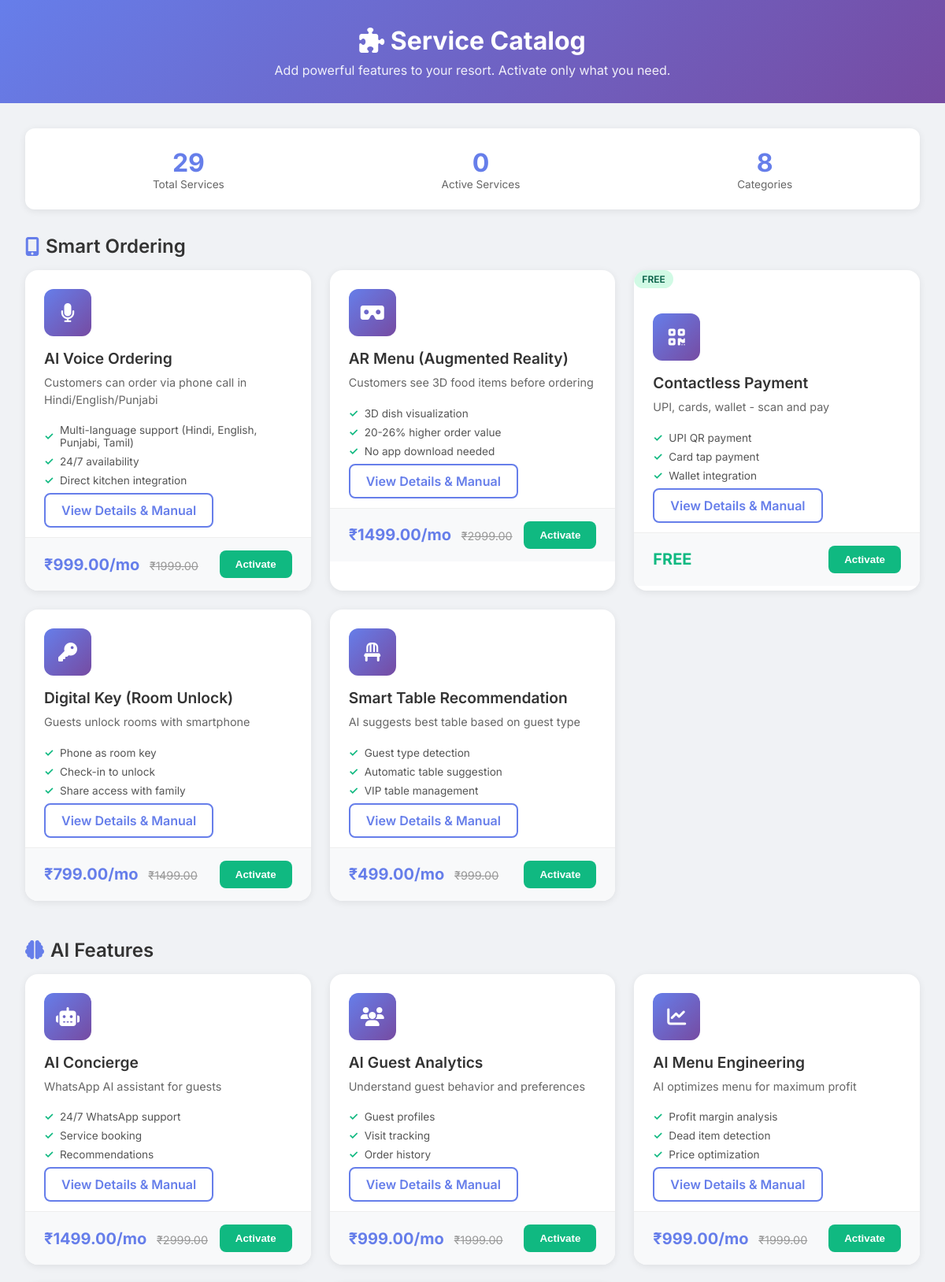
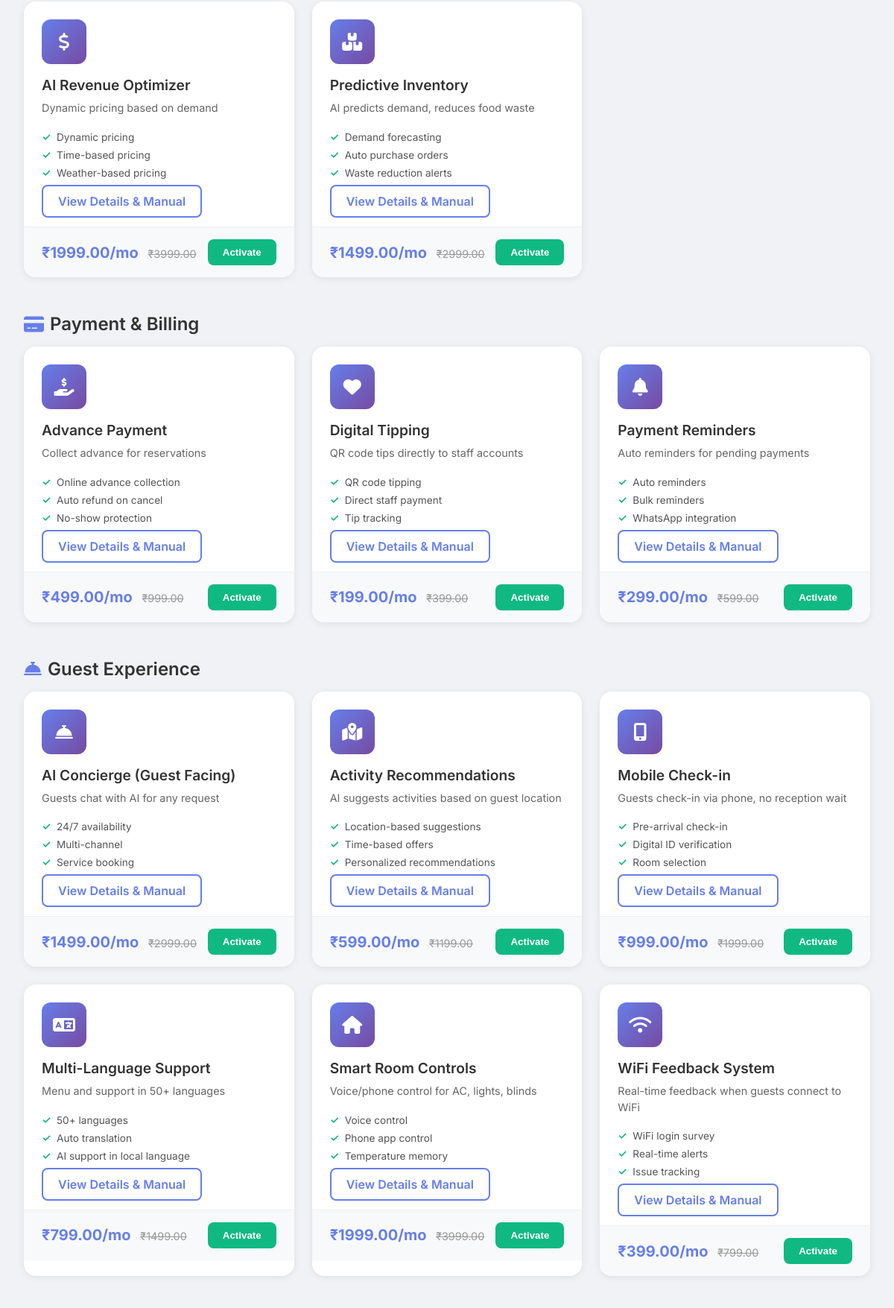
Screenshot of /services/ (signed in, upper part) with the database file from the repository (2 pictures, top to bottom).
### services/models.py (models this page shows, shortened)
class ServiceCategory(models.Model):
    name = models.CharField(max_length=100)
    icon = models.CharField(max_length=50, default='fas fa-cog')
    description = models.TextField(blank=True)
    order = models.IntegerField(default=0)
    is_active = models.BooleanField(default=True)
    class Meta:
        ordering = ['order', 'name']

class Service(models.Model):
    PRICE_TYPE_CHOICES = [
        ('free', 'Free'),
        ('one_time', 'One-Time'),
        ('monthly', 'Monthly'),
        ('per_order', 'Per Order'),
    ]
    category = models.ForeignKey(ServiceCategory, on_delete=models.CASCADE, related_name='services')
    name = models.CharField(max_length=200)
    slug = models.SlugField(unique=True, max_length=100)
    short_description = models.CharField(max_length=300)
    full_description = models.TextField()
    icon = models.CharField(max_length=50, default='fas fa-star')
    price_type = models.CharField(max_length=20, choices=PRICE_TYPE_CHOICES, default='free')
    price = models.DecimalField(max_digits=10, decimal_places=2, default=0)
    original_price = models.DecimalField(max_digits=10, decimal_places=2, default=0, help_text="Original price for showing discount")
    features = models.JSONField(default=list, help_text='JSON list of features')
    manual_title = models.CharField(max_length=200, blank=True)
    manual_content = models.TextField(blank=True, help_text='How to use this service')
    setup_guide_url = models.URLField(blank=True, help_text='Video tutorial URL')
    is_active = models.BooleanField(default=True)
    is_popular = models.BooleanField(default=False)
    is_beta = models.BooleanField(default=False)
    order = models.IntegerField(default=0)
    requires_whatsapp = models.BooleanField(default=False)
    requires_razorpay = models.BooleanField(default=False)
    requires_staff = models.BooleanField(default=False)
    class Meta:
        ordering = ['category', 'order', 'name']
    def get_price_display(self):
        if self.price_type == 'free':
            return 'FREE'
        elif self.price_type == 'monthly':
            return f'₹{self.price}/mo'
        elif self.price_type == 'one_time':
            return f'₹{self.price}'
        elif self.price_type == 'per_order':
            return f'₹{self.price}/order'
        return str(self.price)

### services/views.py (the view)
# urls.py: path('', views.service_catalog, name='service_catalog'),
@login_required
def service_catalog(request):
    tenant = getattr(request, 'tenant', None)
    categories = ServiceCategory.objects.filter(is_active=True)
    services = Service.objects.filter(is_active=True)
    activated_ids = TenantService.objects.filter(
        tenant=tenant,
        status='active'
    ).values_list('service_id', flat=True)
    context = {
        'categories': categories,
        'services': services,
        'activated_ids': list(activated_ids),
        'tenant': tenant,
    }
    return render(request, 'services/catalog.html', context)

### tenants/context_processors.py (called while the page is built)
def tenant_context(request):
    return {
        'tenant': getattr(request, 'tenant', None),
        'tenant_slug': getattr(request, 'tenant_slug', None),
        'brand_name': getattr(settings, 'BRAND_NAME', 'MecGuraServe'),
        'brand_domain': getattr(settings, 'BRAND_DOMAIN', 'mecguraserve.com'),
        'brand_tagline': getattr(settings, 'BRAND_TAGLINE', 'Scan. Order. Serve.'),
    }

### templates/services/catalog.html (shortened to what this page needs)
{% load static %}
<!DOCTYPE html>
<html lang="en">
<head>
    <link rel="stylesheet" href="https://cdnjs.cloudflare.com/ajax/libs/font-awesome/6.4.0/css/all.min.css">
</head>
<body>
    <div class="header">
        <h1><i class="fas fa-puzzle-piece"></i> Service Catalog</h1>
        <p>Add powerful features to your resort. Activate only what you need.</p>
    </div>
    <div class="container">
        <div class="summary-bar">
            <div class="summary-item">
                <div class="summary-number">{{ services.count }}</div>
                <div class="summary-label">Total Services</div>
            </div>
            <div class="summary-item">
                <div class="summary-number">{{ activated_ids|length }}</div>
                <div class="summary-label">Active Services</div>
            </div>
            <div class="summary-item">
                <div class="summary-number">{{ categories.count }}</div>
                <div class="summary-label">Categories</div>
            </div>
        </div>
        {% for category in categories %}
        <div class="category-section">
            <h2 class="category-title">
                <i class="{{ category.icon }}"></i> {{ category.name }}
            </h2>
            <div class="services-grid">
                {% for service in services %}
                {% if service.category == category %}
                <div class="service-card {% if service.id in activated_ids %}active{% endif %}">
                    {% if service.price_type == 'free' %}
                    <span class="badge badge-free">FREE</span>
                    {% endif %}
                    <div class="service-icon">
                        <i class="{{ service.icon }}"></i>
                    </div>
                    <div class="service-content">
                        <h3 class="service-name">{{ service.name }}</h3>
                        <p class="service-desc">{{ service.short_description }}</p>
                        <ul class="service-features">
                            {% for feature in service.features|slice:":3" %}
                            <li>{{ feature }}</li>
                            {% endfor %}
                        </ul>
                        <a href="{% url 'service_detail' service.slug %}" class="btn btn-outline" style="width: 100%; text-align: center;">
                            View Details & Manual
                        </a>
                    </div>
                    <div class="service-pricing">
                        <div class="price {% if service.price_type == 'free' %}free{% endif %}">
                            {{ service.get_price_display }}
                            {% if service.original_price > service.price %}
                            <span class="original">₹{{ service.original_price }}</span>
                            {% endif %}
                        </div>
                        {% if service.id in activated_ids %}
                        <form method="post" action="{% url 'deactivate_service' service.slug %}">
                            {% csrf_token %}
                            <button type="submit" class="btn btn-danger btn-sm">Deactivate</button>
                        </form>
                        {% else %}
                        <form method="post" action="{% url 'activate_service' service.slug %}">
                            <button type="submit" class="btn btn-success btn-sm">Activate</button>
                        </form>
                        {% endif %}
                    </div>
                </div>
                {% endif %}
                {% endfor %}
            </div>
        </div>
        {% endfor %}
    </div>
</body>
</html>

### templates/services/catalog.html (style rules this page uses)
* { margin: 0; padding: 0; box-sizing: border-box; }
body { font-family: 'Inter', sans-serif; background: #f0f2f5; }
.header { background: linear-gradient(135deg, #667eea 0%, #764ba2 100%); color: white; padding: 2rem; text-align: center; }
.header h1 { font-size: 2rem; margin-bottom: 0.5rem; }
.header p { opacity: 0.9; }
.container { max-width: 1200px; margin: 0 auto; padding: 2rem; }
.category-section { margin-bottom: 3rem; }
.category-title { font-size: 1.5rem; font-weight: 600; color: #333; margin-bottom: 1rem; display: flex; align-items: center; gap: 0.5rem; }
.category-title i { color: #667eea; }
.services-grid { display: grid; grid-template-columns: repeat(auto-fill, minmax(350px, 1fr)); gap: 1.5rem; }
.service-card { background: white; border-radius: 16px; overflow: hidden; box-shadow: 0 2px 10px rgba(0,0,0,0.08); transition: all 0.3s; position: relative; }
.service-icon { width: 60px; height: 60px; border-radius: 12px; background: linear-gradient(135deg, #667eea 0%, #764ba2 100%); display: flex; align-items: center; justify-content: center; font-size: 1.5rem; color: white; margin: 1.5rem 1.5rem 1rem; }
.service-content { padding: 0 1.5rem 1.5rem; }
.service-name { font-size: 1.2rem; font-weight: 600; color: #333; margin-bottom: 0.5rem; }
.service-desc { color: #666; font-size: 0.9rem; line-height: 1.5; margin-bottom: 1rem; }
.service-features { margin-bottom: 1rem; }
.service-features li { list-style: none; padding: 4px 0; color: #555; font-size: 0.85rem; display: flex; align-items: center; gap: 8px; }
.service-features li::before { content: '✓'; color: #10b981; font-weight: bold; }
.service-pricing { display: flex; justify-content: space-between; align-items: center; padding: 1rem 1.5rem; background: #f8f9fa; border-top: 1px solid #eee; }
.price { font-size: 1.25rem; font-weight: 700; color: #667eea; }
.price .original { text-decoration: line-through; color: #999; font-size: 0.9rem; font-weight: 400; margin-left: 8px; }
.price.free { color: #10b981; }
.btn { padding: 10px 20px; border-radius: 8px; font-weight: 600; text-decoration: none; transition: all 0.2s; border: none; cursor: pointer; }
.btn-success { background: #10b981; color: white; }
.btn-outline { background: transparent; border: 2px solid #667eea; color: #667eea; }
.badge { display: inline-block; padding: 4px 10px; border-radius: 12px; font-size: 0.75rem; font-weight: 600; margin-bottom: 0.5rem; }
.badge-free { background: #d1fae5; color: #065f46; }
.summary-bar { background: white; border-radius: 12px; padding: 1.5rem; margin-bottom: 2rem; display: flex; justify-content: space-around; box-shadow: 0 2px 10px rgba(0,0,0,0.08); }
.summary-item { text-align: center; }
.summary-number { font-size: 2rem; font-weight: 700; color: #667eea; }
.summary-label { color: #666; font-size: 0.85rem; }

### rows the page displays
ServiceCategory: name "Smart Ordering"
Service: name "AI Voice Ordering", short_description "Customers can order via phone call in Hindi/English/Punjabi", features "Multi-language support (Hindi, English, Punjabi, Tamil)" "24/7 availability" "Direct kitchen integration", price "₹999.00/mo", original_price "1999.00", shows "Activate"
Service: name "AR Menu (Augmented Reality)", short_description "Customers see 3D food items before ordering", features "3D dish visualization" "20-26% higher order value" "No app download needed", price "₹1499.00/mo", original_price "2999.00", shows "Activate"
Service: shows "FREE", name "Contactless Payment", short_description "UPI, cards, wallet - scan and pay", features "UPI QR payment" "Card tap payment" "Wallet integration", price "FREE", shows "Activate"
Service: name "Digital Key (Room Unlock)", short_description "Guests unlock rooms with smartphone", features "Phone as room key" "Check-in to unlock" "Share access with family", price "₹799.00/mo", original_price "1499.00", shows "Activate"
Service: name "Smart Table Recommendation", short_description "AI suggests best table based on guest type", features "Guest type detection" "Automatic table suggestion" "VIP table management", price "₹499.00/mo", original_price "999.00", shows "Activate"
ServiceCategory: name "AI Features"
Service: name "AI Concierge", short_description "WhatsApp AI assistant for guests", features "24/7 WhatsApp support" "Service booking" "Recommendations", price "₹1499.00/mo", original_price "2999.00", shows "Activate"
Service: name "AI Guest Analytics", short_description "Understand guest behavior and preferences", features "Guest profiles" "Visit tracking" "Order history", price "₹999.00/mo", original_price "1999.00", shows "Activate"
Service: name "AI Menu Engineering", short_description "AI optimizes menu for maximum profit", features "Profit margin analysis" "Dead item detection" "Price optimization", price "₹999.00/mo", original_price "1999.00", shows "Activate"
Service: name "AI Revenue Optimizer", short_description "Dynamic pricing based on demand", features "Dynamic pricing" "Time-based pricing" "Weather-based pricing", price "₹1999.00/mo", original_price "3999.00", shows "Activate"
Service: name "Predictive Inventory", short_description "AI predicts demand, reduces food waste", features "Demand forecasting" "Auto purchase orders" "Waste reduction alerts", price "₹1499.00/mo", original_price "2999.00", shows "Activate"
ServiceCategory: name "Payment & Billing"
Service: name "Advance Payment", short_description "Collect advance for reservations", features "Online advance collection" "Auto refund on cancel" "No-show protection", price "₹499.00/mo", original_price "999.00", shows "Activate"
Service: name "Digital Tipping", short_description "QR code tips directly to staff accounts", features "QR code tipping" "Direct staff payment" "Tip tracking", price "₹199.00/mo", original_price "399.00", shows "Activate"
Service: name "Payment Reminders", short_description "Auto reminders for pending payments", features "Auto reminders" "Bulk reminders" "WhatsApp integration", price "₹299.00/mo", original_price "599.00", shows "Activate"
ServiceCategory: name "Guest Experience"
Service: name "AI Concierge (Guest Facing)", short_description "Guests chat with AI for any request", features "24/7 availability" "Multi-channel" "Service booking", price "₹1499.00/mo", original_price "2999.00", shows "Activate"
Service: name "Activity Recommendations", short_description "AI suggests activities based on guest location", features "Location-based suggestions" "Time-based offers" "Personalized recommendations", price "₹599.00/mo", original_price "1199.00", shows "Activate"
Service: name "Mobile Check-in", short_description "Guests check-in via phone, no reception wait", features "Pre-arrival check-in" "Digital ID verification" "Room selection", price "₹999.00/mo", original_price "1999.00", shows "Activate"
Service: name "Multi-Language Support", short_description "Menu and support in 50+ languages", features "50+ languages" "Auto translation" "AI support in local language", price "₹799.00/mo", original_price "1499.00", shows "Activate"
Service: name "Smart Room Controls", short_description "Voice/phone control for AC, lights, blinds", features "Voice control" "Phone app control" "Temperature memory", price "₹1999.00/mo", original_price "3999.00", shows "Activate"
Service: name "WiFi Feedback System", short_description "Real-time feedback when guests connect to WiFi", features "WiFi login survey" "Real-time alerts" "Issue tracking", price "₹399.00/mo", original_price "799.00", shows "Activate"

### other values shown
{{ services.count }} "29"
{{ activated_ids|length }} "0"
{{ categories.count }} "8"
